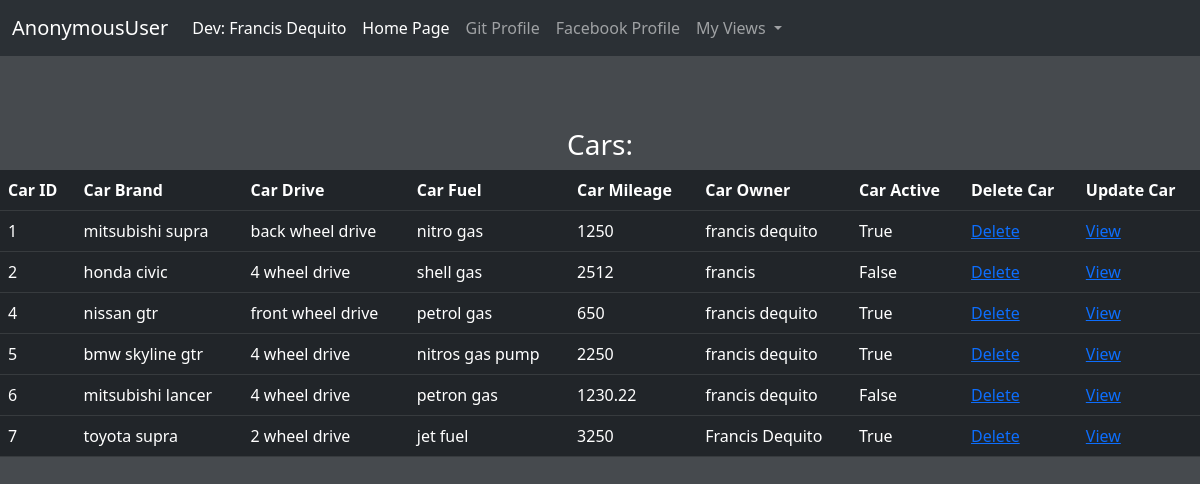
The page /products/display_cars/ on the database as committed earlier.
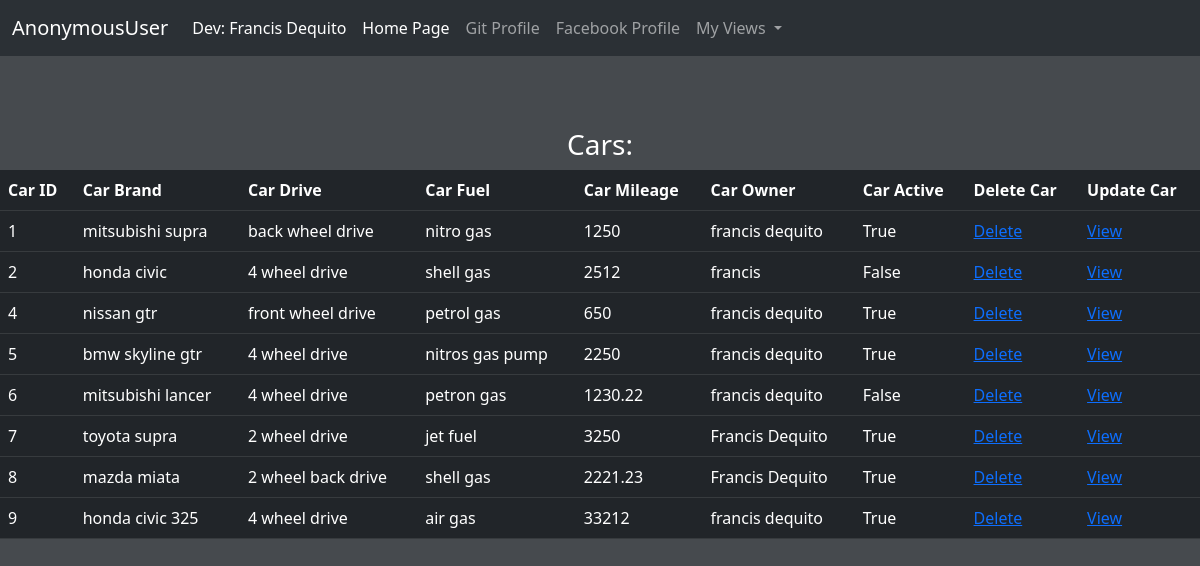
The same page on the database as committed later.
### products/models.py (models this page shows)
class Cars(models.Model):
    brand = models.CharField(max_length=120)
    drive = models.CharField(max_length=120)
    fuel = models.CharField(max_length=120)
    mileage = models.CharField(max_length=120)
    owner = models.CharField(max_length=120)
    active = models.BooleanField(default=False)

### products/views.py (the view)
# urls.py: path("display_cars/", views.display_cars),
def display_cars(request):
    item = Cars.objects.all()
    res = {
        "items":item
    }
    return render(request, "car_list.html", res)

### products/templates/car_list.html (shortened to what this page needs)
{% extends "bork.html" %}
{% block content %}
    <h3>Cars:</h3>
        <table class="table table-hover table-dark">
            <tr>
                <th>Car ID</th>
                <th>Car Brand</th>
                <th>Car Drive</th>
                <th>Car Fuel</th>
                <th>Car Mileage</th>
                <th>Car Owner</th>
                <th>Car Active</th>
                <th>Delete Car</th>
                <th>Update Car</th>
        </tr>
    {% for i in items %}
            <tr>
                <td>{{ i.id }}</td>
                <td>{{ i.brand }}</td>
                <td>{{ i.drive }}</td>
                <td>{{ i.fuel }}</td>
                <td>{{ i.mileage }}</td>
                <td>{{ i.owner }}</td>
                <td>{{ i.active }}</td>
                <td><a href="http://localhost:8000/products/delete_car/{{ i.id }}">Delete</a></td>
                <td><a href="http://localhost:8000/products/view_cars/{{ i.id }}">View</a></td>
            </tr>
    {% endfor %}
        </table>
{% endblock content %}

Rows that differ between the two databases and show on the page:
added Cars: id "8", brand "mazda miata", drive "2 wheel back drive", fuel "shell gas", mileage "2221.23", owner "Francis Dequito", active "True"
added Cars: id "9", brand "honda civic 325", drive "4 wheel drive", fuel "air gas", mileage "33212", owner "francis dequito", active "True"
